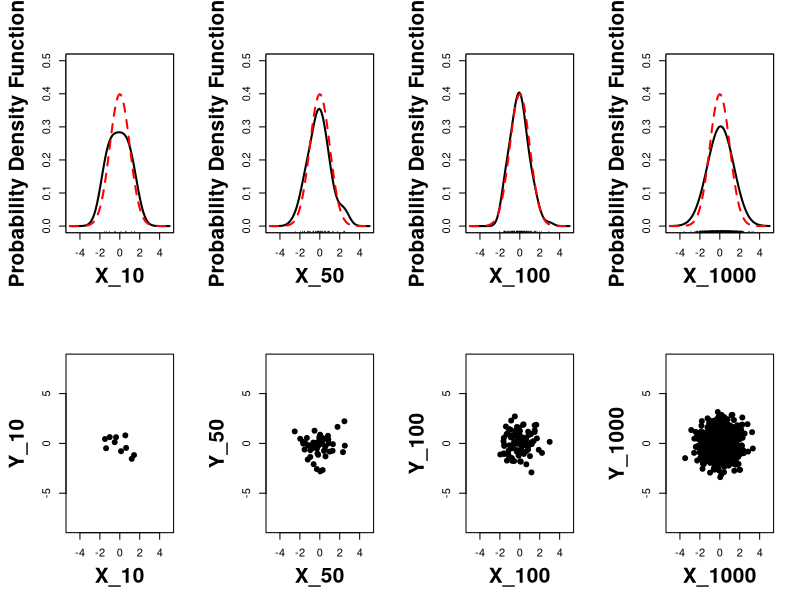
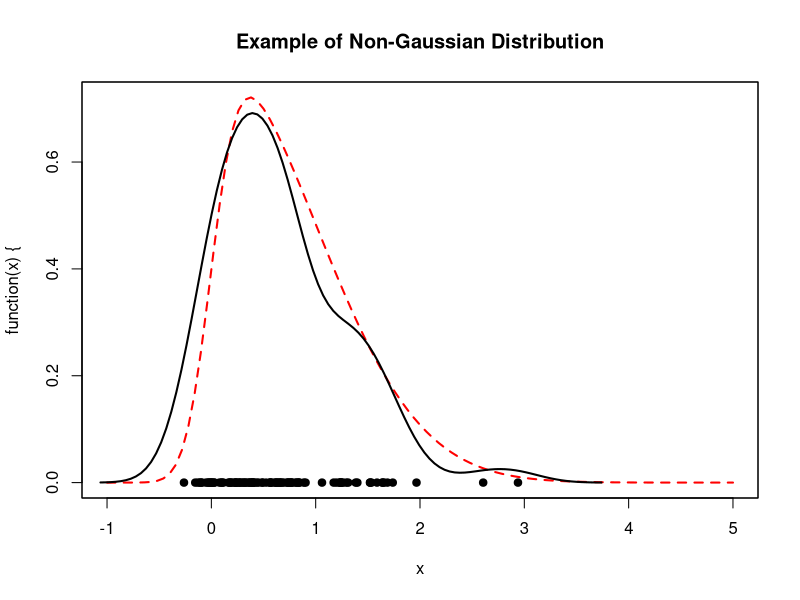
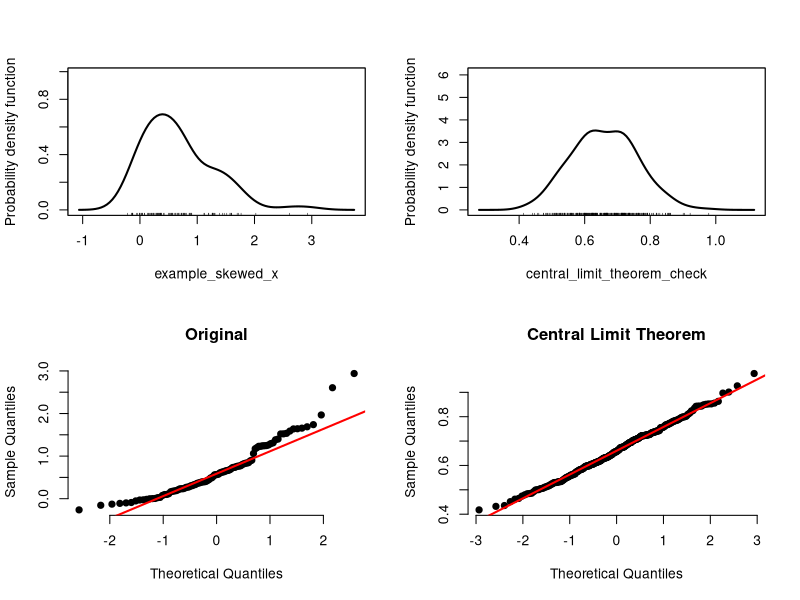

These charts were generated, in order, by the following R code:
# R Code by Lloyd A. Courtenay. Last Updated 10/02/2021
# R Code for Sample Size Experiments and the Central Limit Theorem Check

# Necessary libraries and functions -----------------------------

# Package for Density Plots
library(sm)

# Package for Skew and Kurtosis calculation values
library(e1071)

# Package for generating skewed theoretical probability distributions
library(sn)

# BFB Function

BFB<-function(p){
  return((1/(-exp(1)*p*log(p))))
}

#

# Sample Size Experiments -----------------------------

# NOTE !!!!!!
# Functions are stochastic - every iteration of this code will produce different results, be sure
# to set a seed if reproducibility is required. e.g. set.seed(12345)

# Create 4 datasets of varying sizes, all sampled from a Gaussian distribution

X_10<-rnorm(10, mean = 0, sd = 1)
Y_10<-rnorm(10, mean = 0, sd = 1)
X_50<-rnorm(50, mean = 0, sd = 1)
Y_50<-rnorm(50, mean = 0, sd = 1)
X_100<-rnorm(100, mean = 0, sd = 1)
Y_100<-rnorm(100, mean = 0, sd = 1)
X_1000<-rnorm(1000, mean = 0, sd = 1)
Y_1000<-rnorm(1000, mean = 0, sd = 1)

# Descriptive Statistics for samples -----------------------------

# Normality Tests - Shapiro W

shapiro.test(X_10)$statistic
shapiro.test(X_50)$statistic
shapiro.test(X_100)$statistic
shapiro.test(X_1000)$statistic

# Normality Tests - Shapiro p

shapiro.test(X_10)$p.value
shapiro.test(X_50)$p.value
shapiro.test(X_100)$p.value
shapiro.test(X_1000)$p.value

# Normality Tests - Shapiro BFB (Note if p-value is over 0.3681 then BFB is against Ha)

BFB(shapiro.test(X_10)$p.value)
BFB(shapiro.test(X_50)$p.value)
BFB(shapiro.test(X_100)$p.value)
BFB(shapiro.test(X_1000)$p.value)

# Mean

mean(X_10)
mean(X_50)
mean(X_100)
mean(X_1000)

# Median

median(X_10)
median(X_50)
median(X_100)
median(X_1000)

# Standard Deviation

sd(X_10)
sd(X_50)
sd(X_100)
sd(X_1000)

# Normalized Median Absolute Deviation

mad(X_10, constant = 1.4826)
mad(X_50, constant = 1.4826)
mad(X_100, constant = 1.4826)
mad(X_1000, constant = 1.4826)

# Skewness

skewness(X_10)
skewness(X_50)
skewness(X_100)
skewness(X_1000)

# Kurtosis

kurtosis(X_10)
kurtosis(X_50)
kurtosis(X_100)
kurtosis(X_1000)

#

# Plots -----------------------------

par(mfrow = c(2,4), mar = c(5.1, 5, 4.1, 2.))

sm.density(X_10, lwd = 2, xlim = c(-5,5), ylim = c(0, 0.5), xlab = "", ylab = "")
plot(function(x) {dnorm(x, mean = 0, sd = 1)}, from =-5, to = 5,
     add = TRUE, lwd = 2, col = "red", lty = 2)
mtext(side = 1, line = 3, "X_10", cex = 1.25, font = 2)
mtext(side = 2, line = 3, "Probability Density Function", cex = 1.25, font = 2)
sm.density(X_50, lwd = 2, xlim = c(-5,5), ylim = c(0, 0.5), xlab = "", ylab = "")
plot(function(x) {dnorm(x, mean = 0, sd = 1)}, from =-5, to = 5,
     add = TRUE, lwd = 2, col = "red", lty = 2)
mtext(side = 1, line = 3, "X_50", cex = 1.25, font = 2)
mtext(side = 2, line = 3, "Probability Density Function", cex = 1.25, font = 2)
sm.density(X_100, lwd = 2, xlim = c(-5,5), ylim = c(0, 0.5), xlab = "", ylab = "")
plot(function(x) {dnorm(x, mean = 0, sd = 1)}, from =-5, to = 5,
     add = TRUE, lwd = 2, col = "red", lty = 2)
mtext(side = 1, line = 3, "X_100", cex = 1.25, font = 2)
mtext(side = 2, line = 3, "Probability Density Function", cex = 1.25, font = 2)
sm.density(X_1000, lwd = 2, xlim = c(-5,5), ylim = c(0, 0.5), xlab = "", ylab = "")
plot(function(x) {dnorm(x, mean = 0, sd = 1)}, from =-5, to = 5,
     add = TRUE, lwd = 2, col = "red", lty = 2)
mtext(side = 1, line = 3, "X_1000", cex = 1.25, font = 2)
mtext(side = 2, line = 3, "Probability Density Function", cex = 1.25, font = 2)
plot(X_10, Y_10, pch = 19, cex = 1, xlim = c(-5, 5), ylim = c(-5, 5), asp = 1,
     xlab = "", ylab = "")
mtext(side = 1, line = 3, "X_10", cex = 1.25, font = 2)
mtext(side = 2, line = 3, "Y_10", cex = 1.25, font = 2)
plot(X_50, Y_50, pch = 19, cex = 1, xlim = c(-5, 5), ylim = c(-5, 5), asp = 1,
     xlab = "", ylab = "")
mtext(side = 1, line = 3, "X_50", cex = 1.25, font = 2)
mtext(side = 2, line = 3, "Y_50", cex = 1.25, font = 2)
plot(X_100, Y_100, pch = 19, cex = 1, xlim = c(-5, 5), ylim = c(-5, 5), asp = 1,
     xlab = "", ylab = "")
mtext(side = 1, line = 3, "X_100", cex = 1.25, font = 2)
mtext(side = 2, line = 3, "Y_100", cex = 1.25, font = 2)
plot(X_1000, Y_1000, pch = 19, cex = 1, xlim = c(-5, 5), ylim = c(-5, 5), asp = 1,
     xlab = "", ylab = "")
mtext(side = 1, line = 3, "X_1000", cex = 1.25, font = 2)
mtext(side = 2, line = 3, "Y_1000", cex = 1.25, font = 2)

par(mfrow = c(1,1), mar = c(5.1, 4.1, 4.1, 2.1))

#

# Example of Central Limit Theorem Using Skewed Distribution -----------------------------

# Plot theoretical skewed gaussian distribution

plot(function(x){dsn(x, xi = 0, omega = 1, alpha = 5)}, lwd = 2, xlim = c(-1, 5),
     col = "red", lty = 2,
     main = "Example of Non-Gaussian Distribution")

# Sample points from said distribution and plot them on graph

example_skewed_x = rsn(100, xi = 0, omega = 1, alpha = 5)
to_plot<-data.frame(x = example_skewed_x, y = 0)
points(to_plot, pch = 19, col = "black")
sm.density(example_skewed_x, add = TRUE, lwd = 2)

# Calcualte Normality of non-normal distribution

shapiro.test(example_skewed_x)$statistic # W Value
shapiro.test(example_skewed_x)$p.value # P-Value
BFB(shapiro.test(example_skewed_x)$p.value) # BFB

# Describe the non-normal distribution

mean(example_skewed_x)
median(example_skewed_x)
sd(example_skewed_x)
mad(example_skewed_x, constant = 1.4826)
skewness(example_skewed_x)
kurtosis(example_skewed_x)

# Sample from distribution to converge on a gaussian distribution

perm_size = 300
sample_size = 28

central_limit_theorem_check <- c()
for(i in 1:perm_size) {
  data<-example_skewed_x[sample(length(example_skewed_x), size = sample_size, replace = FALSE)]
  central_limit_theorem_check <- c(central_limit_theorem_check, mean(data))
}

# Calcualte Normality of the permuted values

shapiro.test(central_limit_theorem_check)$statistic # W Value
shapiro.test(central_limit_theorem_check)$p.value # P-Value
BFB(shapiro.test(central_limit_theorem_check)$p.value) # BFB

# Describe the permuted values

mean(central_limit_theorem_check)
median(central_limit_theorem_check)
sd(central_limit_theorem_check)
mad(central_limit_theorem_check, constant = 1.4826)
skewness(central_limit_theorem_check)
kurtosis(central_limit_theorem_check)

# Plot density and qq-plots

par(mfrow = c(2,2))
sm.density(example_skewed_x, lwd = 2)
sm.density(central_limit_theorem_check, lwd = 2)
qqnorm(example_skewed_x, pch = 19, frame = FALSE, main = "Original")
qqline(example_skewed_x, col = "red", lwd  = 2)
qqnorm(central_limit_theorem_check, pch = 19, frame = FALSE, main = "Central Limit Theorem")
qqline(central_limit_theorem_check, col = "red", lwd  = 2)
par(mfrow = c(1,1))

#
